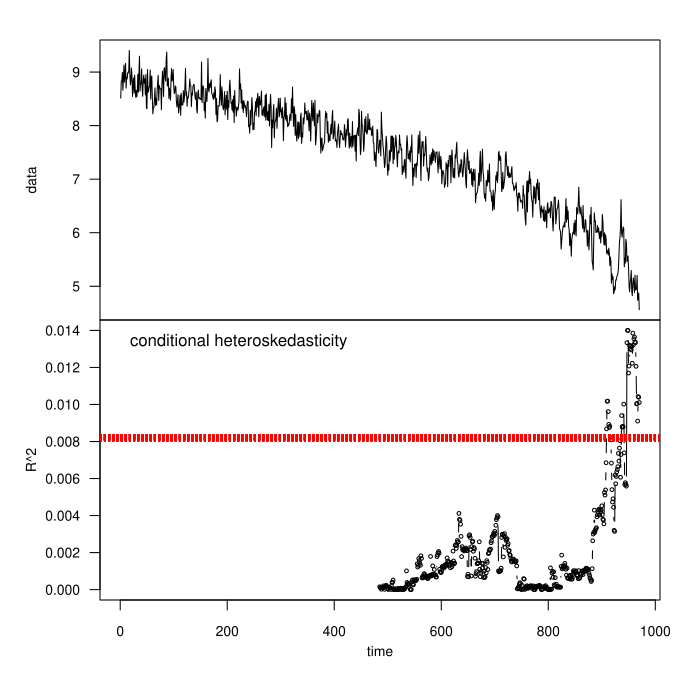

Source code (R):
pkgname <- "earlywarnings"
source(file.path(R.home("share"), "R", "examples-header.R"))
options(warn = 1)
library('earlywarnings')

assign(".oldSearch", search(), pos = 'CheckExEnv')
cleanEx()
nameEx("ch_ews")
### * ch_ews

flush(stderr()); flush(stdout())

### Name: ch_ews
### Title: Description: Conditional Heteroskedasticity
### Aliases: ch_ews
### Keywords: early-warning

### ** Examples

data(foldbif)
out=ch_ews(foldbif, winsize=50, alpha=0.05, optim=TRUE, lags)



cleanEx()
nameEx("ddjnonparam_ews")
### * ddjnonparam_ews

flush(stderr()); flush(stdout())

### Name: ddjnonparam_ews
### Title: Description: Drift Diffusion Jump Nonparametrics Early Warning
###   Signals
### Aliases: ddjnonparam_ews
### Keywords: early-warning

### ** Examples

data(foldbif)
output<-ddjnonparam_ews(foldbif,bandwidth=0.6,na=500,
logtransform=TRUE,interpolate=FALSE)



cleanEx()
nameEx("generic_ews")
### * generic_ews

flush(stderr()); flush(stdout())

### Name: generic_ews
### Title: Description: Generic Early Warning Signals
### Aliases: generic_ews
### Keywords: early-warning

### ** Examples

data(foldbif)
 out=generic_ews(foldbif,winsize=50,detrending="gaussian",
 bandwidth=5,logtransform=FALSE,interpolate=FALSE)



cleanEx()
nameEx("livpotential_ews")
### * livpotential_ews

flush(stderr()); flush(stdout())

### Name: livpotential_ews
### Title: Description: Potential Analysis
### Aliases: livpotential_ews
### Keywords: early-warning

### ** Examples

data(foldbif)
res <- livpotential_ews(foldbif)
plot(res$xi, res$pot)



cleanEx()
nameEx("movpotential_ews")
### * movpotential_ews

flush(stderr()); flush(stdout())

### Name: movpotential_ews
### Title: Description: Moving Average Potential
### Aliases: movpotential_ews
### Keywords: early-warning

### ** Examples

X = c(rnorm(1000, mean = 0), rnorm(1000, mean = -2), rnorm(1000, mean = 2))
 param = seq(0,5,length=3000)
 res <- movpotential_ews(X, param, npoints = 100, thres = 0.003)



cleanEx()
nameEx("sensitivity_ews")
### * sensitivity_ews

flush(stderr()); flush(stdout())

### Name: sensitivity_ews
### Title: Description: Sensitivity Early Warning Signals
### Aliases: sensitivity_ews
### Keywords: early-warning

### ** Examples

data(foldbif)
output=sensitivity_ews(foldbif,indicator="sd",detrending="gaussian",
incrwinsize=25,incrbandwidth=20)



cleanEx()
nameEx("surrogates_ews")
### * surrogates_ews

flush(stderr()); flush(stdout())

### Name: surrogates_ews
### Title: Description: Surrogates Early Warning Signals
### Aliases: surrogates_ews
### Keywords: early-warning

### ** Examples

data(foldbif);
output=surrogates_ews(foldbif,indicator="sd",winsize=50,detrending="gaussian",
bandwidth=10,boots=200,logtransform=FALSE,interpolate=FALSE)



### * <FOOTER>
###
cat("Time elapsed: ", proc.time() - get("ptime", pos = 'CheckExEnv'),"\n")
grDevices::dev.off()
###
### Local variables: ***
### mode: outline-minor ***
### outline-regexp: "\\(> \\)?### [*]+" ***
### End: ***
quit('no')
